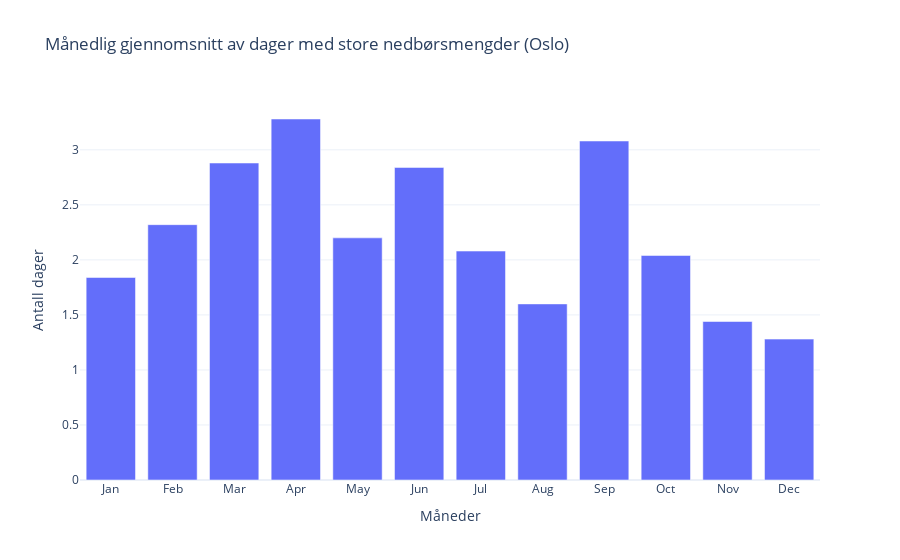

The notebook cell this image was saved under:
### Markdown cell above
### Månedlig gjennomsnitt av dager med store nedbørsmengder

### Code cell
df = oa.find_outliers_per_month(
    city=city,
    element_id=element_id,
    time_offset=offset,
    include_empty_months=True,
)

df["year_month"] = pd.to_datetime(df["year_month"])
df["month"] = df["year_month"].dt.month

mean_outliers = (
    df.groupby("month")["outliers_removed"]
    .mean()
    .reindex(range(1, 13))
)

fig = go.Figure()
fig.add_trace(
    go.Bar(
        x=[
            calendar.month_abbr[m].capitalize()
            for m in mean_outliers.index
        ],
        y=mean_outliers.values,
        name=city,
    ),
)
fig.update_layout(
    title=(
        f"Månedlig gjennomsnitt av dager med "
        f"store nedbørsmengder ({city})"
    ),
    xaxis_title="Måneder",
    yaxis_title="Antall dager",
    template="plotly_white",
)
fig.show()

### Figure 1 — Plotly figure (JSON) as saved in the notebook; plotly's stock layout.template omitted (floating-point values rounded to 4 significant figures)
{"data": [{"name": "Oslo", "type": "bar", "x": ["Jan", "Feb", "Mar", "Apr", "May", "Jun", "Jul", "Aug", "Sep", "Oct", "Nov", "Dec"], "y": [1.84, 2.32, 2.88, 3.28, 2.2, 2.84, 2.08, 1.6, 3.08, 2.04, 1.44, 1.28]}], "layout": {"title": {"text": "Månedlig gjennomsnitt av dager med store nedbørsmengder (Oslo)"}, "xaxis": {"title": {"text": "Måneder"}}, "yaxis": {"title": {"text": "Antall dager"}}}}
